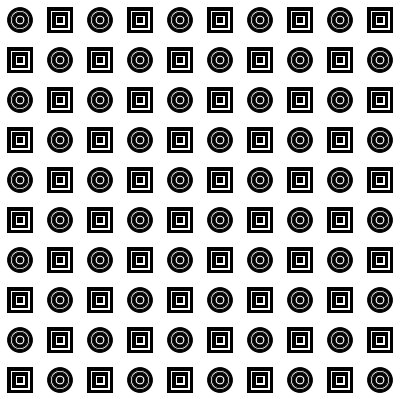
Frame 1 (no input)
Frame 60 (the mouse pressed at the canvas centre just before this capture): identical to frame 1, image omitted
Frame 120 (the mouse held since frame 60 and released just before this capture): identical to frame 1, image omitted

The Processing sketch that drew this single still picture (run headless with seeded random() and noise(); from frame 60 on, the mouse is pressed at the canvas centre):

// Processing sketch: grillaCirculosYCuadrados
// ── grillaCirculosYCuadrados.pde
int tamCelda;
int col;
int fila;
int angulo;
int preMouseX;
void setup() {
  size(400, 400);

  col=10;
  fila=10;
  tamCelda=width/col;
  rectMode(CENTER);
}


void draw() {
  background(255);

  grilla(tamCelda, col, fila);
  println(preMouseX,mouseX);
}

void grilla(int tamCelda, int cantColumnas, int cantFilas) {
  for (int i = 0; i<cantColumnas; i++) {
    for (int j = 0; j<cantFilas; j++) {
      fill(0);
      if (esPar(i, j) == true) {
        fill(0);
      } else {
        fill(255);
      }
      push();
      // rect(tamCelda*i+tamCelda/2, tamCelda*j+tamCelda/2, tamCelda, tamCelda);
      if (esPar(i, j)) {
        circulosConcentricos(tamCelda*i+tamCelda/2, tamCelda*j+tamCelda/2);
      } else {
        cuadradosConcentricos(tamCelda*i+tamCelda/2, tamCelda*j+tamCelda/2,radians(angulo));

      }
      pop();
    }
  }
}

boolean esPar(int valor1, int valor2) {
  if ((valor1+valor2)%2==0) {

    return true;
  } else {
    return false;
  }
}

void cuadradosConcentricos(int posX, int posY, float angulo) {
  for (int i=5; i>0; i--) {
    if (i%2==0) {
      fill(255);
    } else {
      fill(0);
    }
    int tamRect=i*5;
    push();
    translate(posX, posY);
    rotate(angulo);
    rect(0, 0, tamRect, tamRect);

    pop();
  }
}
void circulosConcentricos (int posX, int posY) {

  for (int i=5; i>0; i--) {
    if (i%2==0) {
      fill(255);
    } else {
      fill(0);
    }
    int tamCir=i*5;
    push();
    translate(posX, posY);
    rotate(i*9);
    circle(0, 0, tamCir);

    pop();
  }
}
void mousePressed(){
preMouseX=mouseX;

}
void mouseDragged(){
  if(mouseX>preMouseX){
angulo++;} else{
angulo--;}

}
